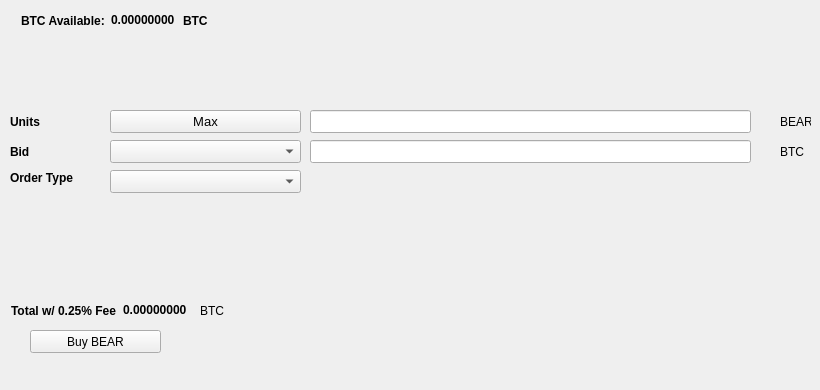
   <widget class="QWidget" name="BuyTab">
    <attribute name="title">
     <string>Buy</string>
    </attribute>
    <widget class="QPushButton" name="BuyBEAR">
     <property name="geometry">
      <rect>
       <x>30</x>
       <y>330</y>
       <width>131</width>
       <height>23</height>
      </rect>
     </property>
     <property name="text">
      <string>Buy BEAR</string>
     </property>
     <property name="icon">
      <iconset resource="../bear.qrc">
       <normaloff>:/icons/bitcoin</normaloff>:/icons/bitcoin</iconset>
     </property>
    </widget>
    <widget class="QLabel" name="label_3">
     <property name="geometry">
      <rect>
       <x>10</x>
       <y>110</y>
       <width>46</width>
       <height>23</height>
      </rect>
     </property>
     <property name="font">
      <font>
       <weight>75</weight>
       <bold>true</bold>
      </font>
     </property>
     <property name="text">
      <string>Units</string>
     </property>
    </widget>
    <widget class="QLineEdit" name="UnitsInput">
     <property name="geometry">
      <rect>
       <x>310</x>
       <y>110</y>
       <width>441</width>
       <height>23</height>
      </rect>
     </property>
     <property name="font">
      <font>
       <pointsize>9</pointsize>
       <weight>75</weight>
       <bold>true</bold>
      </font>
     </property>
    </widget>
    <widget class="QLineEdit" name="BuyBidPriceEdit">
     <property name="geometry">
      <rect>
       <x>310</x>
       <y>140</y>
       <width>441</width>
       <height>23</height>
      </rect>
     </property>
     <property name="font">
      <font>
       <pointsize>9</pointsize>
       <weight>75</weight>
       <bold>true</bold>
      </font>
     </property>
    </widget>
    <widget class="QLabel" name="label_4">
     <property name="geometry">
      <rect>
       <x>780</x>
       <y>110</y>
       <width>31</width>
       <height>23</height>
      </rect>
     </property>
     <property name="text">
      <string>BEAR</string>
     </property>
    </widget>
    <widget class="QLabel" name="label_5">
     <property name="geometry">
      <rect>
       <x>780</x>
       <y>140</y>
       <width>31</width>
       <height>23</height>
      </rect>
     </property>
     <property name="text">
      <string>BTC</string>
     </property>
    </widget>
    <widget class="QLabel" name="label_6">
     <property name="geometry">
      <rect>
       <x>10</x>
       <y>140</y>
       <width>46</width>
       <height>23</height>
      </rect>
     </property>
     <property name="font">
      <font>
       <weight>75</weight>
       <bold>true</bold>
      </font>
     </property>
     <property name="text">
      <string>Bid</string>
     </property>
    </widget>
    <widget class="QLabel" name="label_7">
     <property name="geometry">
      <rect>
       <x>10</x>
       <y>170</y>
       <width>91</width>
       <height>16</height>
      </rect>
     </property>
     <property name="font">
      <font>
       <weight>75</weight>
       <bold>true</bold>
      </font>
     </property>
     <property name="text">
      <string>Order Type</string>
     </property>
    </widget>
    <widget class="QPushButton" name="Buy_Max_Amount">
     <property name="geometry">
      <rect>
       <x>110</x>
       <y>110</y>
       <width>191</width>
       <height>23</height>
      </rect>
     </property>
     <property name="font">
      <font>
       <pointsize>10</pointsize>
      </font>
     </property>
     <property name="text">
      <string>Max</string>
     </property>
    </widget>
    <widget class="QComboBox" name="BuyBidcomboBox">
     <property name="geometry">
      <rect>
       <x>110</x>
       <y>140</y>
       <width>191</width>
       <height>23</height>
      </rect>
     </property>
     <property name="font">
      <font>
       <pointsize>10</pointsize>
      </font>
     </property>
    </widget>
    <widget class="QComboBox" name="buyOrdertypeCombo">
     <property name="geometry">
      <rect>
       <x>110</x>
       <y>170</y>
       <width>191</width>
       <height>23</height>
      </rect>
     </property>
     <property name="font">
      <font>
       <pointsize>10</pointsize>
      </font>
     </property>
    </widget>
    <widget class="QWidget" name="layoutWidget1">
     <property name="geometry">
      <rect>
       <x>21</x>
       <y>11</y>
       <width>227</width>
       <height>19</height>
      </rect>
     </property>
     <layout class="QHBoxLayout" name="horizontalLayout_3">
      <item>
       <widget class="QLabel" name="label232">
        <property name="font">
         <font>
          <weight>75</weight>
          <bold>true</bold>
         </font>
        </property>
        <property name="text">
         <string>BTC Available:</string>
        </property>
       </widget>
      </item>
      <item>
       <widget class="QLabel" name="BtcAvailableLbl">
        <property name="palette">
         <palette>
          <active>
           <colorrole role="WindowText">
            <brush brushstyle="SolidPattern">
             <color alpha="255">
              <red>0</red>
              <green>0</green>
              <blue>0</blue>
             </color>
            </brush>
           </colorrole>
           <colorrole role="Button">
            <brush brushstyle="SolidPattern">
             <color alpha="255">
              <red>0</red>
              <green>170</green>
              <blue>0</blue>
             </color>
            </brush>
           </colorrole>
           <colorrole role="Light">
            <brush brushstyle="SolidPattern">
             <color alpha="255">
              <red>0</red>
              <green>255</green>
              <blue>0</blue>
             </color>
            </brush>
           </colorrole>
           <colorrole role="Midlight">
            <brush brushstyle="SolidPattern">
             <color alpha="255">
              <red>0</red>
              <green>212</green>
              <blue>0</blue>
             </color>
            </brush>
           </colorrole>
           <colorrole role="Dark">
            <brush brushstyle="SolidPattern">
             <color alpha="255">
              <red>0</red>
              <green>85</green>
              <blue>0</blue>
             </color>
            </brush>
           </colorrole>
           <colorrole role="Mid">
            <brush brushstyle="SolidPattern">
             <color alpha="255">
              <red>0</red>
              <green>113</green>
              <blue>0</blue>
             </color>
            </brush>
           </colorrole>
           <colorrole role="Text">
            <brush brushstyle="SolidPattern">
             <color alpha="255">
              <red>0</red>
              <green>170</green>
              <blue>0</blue>
             </color>
            </brush>
           </colorrole>
           <colorrole role="BrightText">
            <brush brushstyle="SolidPattern">
             <color alpha="255">
              <red>255</red>
              <green>255</green>
              <blue>255</blue>
             </color>
            </brush>
           </colorrole>
           <colorrole role="ButtonText">
            <brush brushstyle="SolidPattern">
             <color alpha="255">
              <red>0</red>
              <green>0</green>
              <blue>0</blue>
             </color>
            </brush>
           </colorrole>
           <colorrole role="Base">
            <brush brushstyle="SolidPattern">
             <color alpha="255">
              <red>255</red>
              <green>255</green>
              <blue>255</blue>
             </color>
            </brush>
           </colorrole>
           <colorrole role="Window">
            <brush brushstyle="SolidPattern">
             <color alpha="255">
              <red>0</red>
              <green>170</green>
              <blue>0</blue>
             </color>
            </brush>
           </colorrole>
           <colorrole role="Shadow">
            <brush brushstyle="SolidPattern">
             <color alpha="255">
              <red>0</red>
              <green>0</green>
              <blue>0</blue>
             </color>
            </brush>
           </colorrole>
           <colorrole role="AlternateBase">
            <brush brushstyle="SolidPattern">
             <color alpha="255">
              <red>127</red>
              <green>212</green>
              <blue>127</blue>
             </color>
            </brush>
           </colorrole>
           <colorrole role="ToolTipBase">
            <brush brushstyle="SolidPattern">
             <color alpha="255">
              <red>255</red>
              <green>255</green>
              <blue>220</blue>
             </color>
            </brush>
           </colorrole>
           <colorrole role="ToolTipText">
            <brush brushstyle="SolidPattern">
             <color alpha="255">
              <red>0</red>
              <green>0</green>
              <blue>0</blue>
             </color>
            </brush>
           </colorrole>
          </active>
          <inactive>
           <colorrole role="WindowText">
            <brush brushstyle="SolidPattern">
             <color alpha="255">
              <red>0</red>
              <green>0</green>
              <blue>0</blue>
             </color>
            </brush>
           </colorrole>
           <colorrole role="Button">
            <brush brushstyle="SolidPattern">
             <color alpha="255">
              <red>0</red>
              <green>170</green>
              <blue>0</blue>
             </color>
            </brush>
           </colorrole>
           <colorrole role="Light">
            <brush brushstyle="SolidPattern">
             <color alpha="255">
              <red>0</red>
              <green>255</green>
              <blue>0</blue>
             </color>
            </brush>
           </colorrole>
           <colorrole role="Midlight">
            <brush brushstyle="SolidPattern">
             <color alpha="255">
              <red>0</red>
              <green>212</green>
              <blue>0</blue>
             </color>
            </brush>
           </colorrole>
           <colorrole role="Dark">
            <brush brushstyle="SolidPattern">
             <color alpha="255">
              <red>0</red>
              <green>85</green>
              <blue>0</blue>
             </color>
            </brush>
           </colorrole>
           <colorrole role="Mid">
            <brush brushstyle="SolidPattern">
             <color alpha="255">
              <red>0</red>
              <green>113</green>
              <blue>0</blue>
             </color>
            </brush>
           </colorrole>
           <colorrole role="Text">
            <brush brushstyle="SolidPattern">
             <color alpha="255">
              <red>0</red>
              <green>170</green>
              <blue>0</blue>
             </color>
            </brush>
           </colorrole>
           <colorrole role="BrightText">
            <brush brushstyle="SolidPattern">
             <color alpha="255">
              <red>255</red>
              <green>255</green>
              <blue>255</blue>
             </color>
            </brush>
           </colorrole>
           <colorrole role="ButtonText">
            <brush brushstyle="SolidPattern">
             <color alpha="255">
              <red>0</red>
              <green>0</green>
              <blue>0</blue>
             </color>
            </brush>
           </colorrole>
           <colorrole role="Base">
            <brush brushstyle="SolidPattern">
             <color alpha="255">
              <red>255</red>
              <green>255</green>
              <blue>255</blue>
             </color>
            </brush>
           </colorrole>
           <colorrole role="Window">
            <brush brushstyle="SolidPattern">
             <color alpha="255">
              <red>0</red>
              <green>170</green>
              <blue>0</blue>
             </color>
            </brush>
           </colorrole>
           <colorrole role="Shadow">
            <brush brushstyle="SolidPattern">
             <color alpha="255">
              <red>0</red>
              <green>0</green>
              <blue>0</blue>
             </color>
            </brush>
           </colorrole>
           <colorrole role="AlternateBase">
            <brush brushstyle="SolidPattern">
             <color alpha="255">
              <red>127</red>
              <green>212</green>
              <blue>127</blue>
             </color>
            </brush>
           </colorrole>
           <colorrole role="ToolTipBase">
            <brush brushstyle="SolidPattern">
             <color alpha="255">
              <red>255</red>
              <green>255</green>
              <blue>220</blue>
             </color>
            </brush>
           </colorrole>
           <colorrole role="ToolTipText">
            <brush brushstyle="SolidPattern">
             <color alpha="255">
              <red>0</red>
              <green>0</green>
              <blue>0</blue>
             </color>
            </brush>
           </colorrole>
          </inactive>
          <disabled>
           <colorrole role="WindowText">
            <brush brushstyle="SolidPattern">
             <color alpha="255">
              <red>0</red>
              <green>85</green>
              <blue>0</blue>
             </color>
            </brush>
           </colorrole>
           <colorrole role="Button">
            <brush brushstyle="SolidPattern">
             <color alpha="255">
              <red>0</red>
              <green>170</green>
              <blue>0</blue>
             </color>
            </brush>
           </colorrole>
           <colorrole role="Light">
            <brush brushstyle="SolidPattern">
             <color alpha="255">
              <red>0</red>
              <green>255</green>
              <blue>0</blue>
             </color>
            </brush>
           </colorrole>
           <colorrole role="Midlight">
            <brush brushstyle="SolidPattern">
             <color alpha="255">
              <red>0</red>
              <green>212</green>
              <blue>0</blue>
             </color>
            </brush>
           </colorrole>
           <colorrole role="Dark">
            <brush brushstyle="SolidPattern">
             <color alpha="255">
              <red>0</red>
              <green>85</green>
              <blue>0</blue>
             </color>
            </brush>
           </colorrole>
           <colorrole role="Mid">
            <brush brushstyle="SolidPattern">
             <color alpha="255">
              <red>0</red>
              <green>113</green>
              <blue>0</blue>
             </color>
            </brush>
           </colorrole>
           <colorrole role="Text">
            <brush brushstyle="SolidPattern">
             <color alpha="255">
              <red>0</red>
              <green>85</green>
              <blue>0</blue>
             </color>
            </brush>
           </colorrole>
           <colorrole role="BrightText">
            <brush brushstyle="SolidPattern">
             <color alpha="255">
              <red>255</red>
              <green>255</green>
              <blue>255</blue>
             </color>
            </brush>
           </colorrole>
           <colorrole role="ButtonText">
            <brush brushstyle="SolidPattern">
             <color alpha="255">
              <red>0</red>
              <green>85</green>
              <blue>0</blue>
             </color>
            </brush>
           </colorrole>
           <colorrole role="Base">
            <brush brushstyle="SolidPattern">
             <color alpha="255">
              <red>0</red>
              <green>170</green>
              <blue>0</blue>
             </color>
            </brush>
           </colorrole>
           <colorrole role="Window">
            <brush brushstyle="SolidPattern">
             <color alpha="255">
              <red>0</red>
              <green>170</green>
              <blue>0</blue>
             </color>
            </brush>
           </colorrole>
           <colorrole role="Shadow">
            <brush brushstyle="SolidPattern">
             <color alpha="255">
              <red>0</red>
              <green>0</green>
              <blue>0</blue>
             </color>
            </brush>
           </colorrole>
           <colorrole role="AlternateBase">
            <brush brushstyle="SolidPattern">
             <color alpha="255">
              <red>0</red>
              <green>170</green>
              <blue>0</blue>
             </color>
            </brush>
           </colorrole>
           <colorrole role="ToolTipBase">
            <brush brushstyle="SolidPattern">
             <color alpha="255">
              <red>255</red>
              <green>255</green>
              <blue>220</blue>
             </color>
            </brush>
           </colorrole>
           <colorrole role="ToolTipText">
            <brush brushstyle="SolidPattern">
             <color alpha="255">
              <red>0</red>
              <green>0</green>
              <blue>0</blue>
             </color>
            </brush>
           </colorrole>
          </disabled>
         </palette>
        </property>
        <property name="font">
         <font>
          <weight>75</weight>
          <bold>true</bold>
         </font>
        </property>
        <property name="text">
         <string>0.00000000</string>
        </property>
        <property name="textInteractionFlags">
         <set>Qt::LinksAccessibleByMouse|Qt::TextSelectableByKeyboard|Qt::TextSelectableByMouse</set>
        </property>
       </widget>
      </item>
      <item>
       <widget class="QLabel" name="BtcAvailableLbl_2">
        <property name="font">
         <font>
          <weight>75</weight>
          <bold>true</bold>
         </font>
        </property>
        <property name="text">
         <string>BTC</string>
        </property>
       </widget>
      </item>
     </layout>
    </widget>
    <widget class="QWidget" name="layoutWidge2">
     <property name="geometry">
      <rect>
       <x>11</x>
       <y>301</y>
       <width>259</width>
       <height>19</height>
      </rect>
     </property>
     <layout class="QHBoxLayout" name="horizontalLayout_4">
      <item>
       <widget class="QLabel" name="label_9">
        <property name="font">
         <font>
          <weight>75</weight>
          <bold>true</bold>
         </font>
        </property>
        <property name="text">
         <string>Total w/ 0.25% Fee</string>
        </property>
       </widget>
      </item>
      <item>
       <widget class="QLabel" name="BuyCostLabel">
        <property name="palette">
         <palette>
          <active>
           <colorrole role="WindowText">
            <brush brushstyle="SolidPattern">
             <color alpha="255">
              <red>0</red>
              <green>0</green>
              <blue>0</blue>
             </color>
            </brush>
           </colorrole>
           <colorrole role="Button">
            <brush brushstyle="SolidPattern">
             <color alpha="255">
              <red>0</red>
              <green>170</green>
              <blue>0</blue>
             </color>
            </brush>
           </colorrole>
           <colorrole role="Light">
            <brush brushstyle="SolidPattern">
             <color alpha="255">
              <red>0</red>
              <green>255</green>
              <blue>0</blue>
             </color>
            </brush>
           </colorrole>
           <colorrole role="Midlight">
            <brush brushstyle="SolidPattern">
             <color alpha="255">
              <red>0</red>
              <green>212</green>
              <blue>0</blue>
             </color>
            </brush>
           </colorrole>
           <colorrole role="Dark">
            <brush brushstyle="SolidPattern">
             <color alpha="255">
              <red>0</red>
              <green>85</green>
              <blue>0</blue>
             </color>
            </brush>
           </colorrole>
           <colorrole role="Mid">
            <brush brushstyle="SolidPattern">
             <color alpha="255">
              <red>0</red>
              <green>113</green>
              <blue>0</blue>
             </color>
            </brush>
           </colorrole>
           <colorrole role="Text">
            <brush brushstyle="SolidPattern">
             <color alpha="255">
              <red>0</red>
              <green>170</green>
              <blue>0</blue>
             </color>
            </brush>
           </colorrole>
           <colorrole role="BrightText">
            <brush brushstyle="SolidPattern">
             <color alpha="255">
              <red>255</red>
              <green>255</green>
              <blue>255</blue>
             </color>
            </brush>
           </colorrole>
           <colorrole role="ButtonText">
            <brush brushstyle="SolidPattern">
             <color alpha="255">
              <red>0</red>
              <green>0</green>
              <blue>0</blue>
             </color>
            </brush>
           </colorrole>
           <colorrole role="Base">
            <brush brushstyle="SolidPattern">
             <color alpha="255">
              <red>255</red>
              <green>255</green>
              <blue>255</blue>
             </color>
            </brush>
           </colorrole>
           <colorrole role="Window">
            <brush brushstyle="SolidPattern">
             <color alpha="255">
              <red>0</red>
              <green>170</green>
              <blue>0</blue>
             </color>
            </brush>
           </colorrole>
           <colorrole role="Shadow">
            <brush brushstyle="SolidPattern">
             <color alpha="255">
              <red>0</red>
              <green>0</green>
              <blue>0</blue>
             </color>
            </brush>
           </colorrole>
           <colorrole role="AlternateBase">
            <brush brushstyle="SolidPattern">
             <color alpha="255">
              <red>127</red>
              <green>212</green>
              <blue>127</blue>
             </color>
            </brush>
           </colorrole>
           <colorrole role="ToolTipBase">
            <brush brushstyle="SolidPattern">
             <color alpha="255">
              <red>255</red>
              <green>255</green>
              <blue>220</blue>
             </color>
            </brush>
           </colorrole>
           <colorrole role="ToolTipText">
            <brush brushstyle="SolidPattern">
             <color alpha="255">
              <red>0</red>
              <green>0</green>
              <blue>0</blue>
             </color>
            </brush>
           </colorrole>
          </active>
          <inactive>
           <colorrole role="WindowText">
            <brush brushstyle="SolidPattern">
             <color alpha="255">
              <red>0</red>
              <green>0</green>
              <blue>0</blue>
             </color>
            </brush>
           </colorrole>
           <colorrole role="Button">
            <brush brushstyle="SolidPattern">
             <color alpha="255">
              <red>0</red>
              <green>170</green>
              <blue>0</blue>
             </color>
            </brush>
           </colorrole>
           <colorrole role="Light">
            <brush brushstyle="SolidPattern">
             <color alpha="255">
              <red>0</red>
              <green>255</green>
              <blue>0</blue>
             </color>
            </brush>
           </colorrole>
           <colorrole role="Midlight">
            <brush brushstyle="SolidPattern">
             <color alpha="255">
              <red>0</red>
              <green>212</green>
              <blue>0</blue>
             </color>
            </brush>
           </colorrole>
           <colorrole role="Dark">
            <brush brushstyle="SolidPattern">
             <color alpha="255">
              <red>0</red>
              <green>85</green>
              <blue>0</blue>
             </color>
            </brush>
           </colorrole>
           <colorrole role="Mid">
            <brush brushstyle="SolidPattern">
             <color alpha="255">
              <red>0</red>
              <green>113</green>
              <blue>0</blue>
             </color>
            </brush>
           </colorrole>
           <colorrole role="Text">
            <brush brushstyle="SolidPattern">
             <color alpha="255">
              <red>0</red>
              <green>170</green>
              <blue>0</blue>
             </color>
            </brush>
           </colorrole>
           <colorrole role="BrightText">
            <brush brushstyle="SolidPattern">
             <color alpha="255">
              <red>255</red>
              <green>255</green>
              <blue>255</blue>
             </color>
            </brush>
           </colorrole>
           <colorrole role="ButtonText">
            <brush brushstyle="SolidPattern">
             <color alpha="255">
              <red>0</red>
              <green>0</green>
              <blue>0</blue>
             </color>
            </brush>
           </colorrole>
           <colorrole role="Base">
            <brush brushstyle="SolidPattern">
             <color alpha="255">
              <red>255</red>
              <green>255</green>
              <blue>255</blue>
             </color>
            </brush>
           </colorrole>
           <colorrole role="Window">
            <brush brushstyle="SolidPattern">
             <color alpha="255">
              <red>0</red>
              <green>170</green>
              <blue>0</blue>
             </color>
            </brush>
           </colorrole>
           <colorrole role="Shadow">
            <brush brushstyle="SolidPattern">
             <color alpha="255">
              <red>0</red>
              <green>0</green>
              <blue>0</blue>
             </color>
            </brush>
           </colorrole>
           <colorrole role="AlternateBase">
            <brush brushstyle="SolidPattern">
             <color alpha="255">
              <red>127</red>
              <green>212</green>
              <blue>127</blue>
             </color>
            </brush>
           </colorrole>
           <colorrole role="ToolTipBase">
            <brush brushstyle="SolidPattern">
             <color alpha="255">
              <red>255</red>
              <green>255</green>
              <blue>220</blue>
             </color>
            </brush>
           </colorrole>
           <colorrole role="ToolTipText">
            <brush brushstyle="SolidPattern">
             <color alpha="255">
              <red>0</red>
              <green>0</green>
              <blue>0</blue>
             </color>
            </brush>
           </colorrole>
          </inactive>
          <disabled>
           <colorrole role="WindowText">
            <brush brushstyle="SolidPattern">
             <color alpha="255">
              <red>0</red>
              <green>85</green>
              <blue>0</blue>
             </color>
            </brush>
           </colorrole>
           <colorrole role="Button">
            <brush brushstyle="SolidPattern">
             <color alpha="255">
              <red>0</red>
              <green>170</green>
              <blue>0</blue>
             </color>
            </brush>
           </colorrole>
           <colorrole role="Light">
            <brush brushstyle="SolidPattern">
             <color alpha="255">
              <red>0</red>
              <green>255</green>
              <blue>0</blue>
             </color>
            </brush>
           </colorrole>
           <colorrole role="Midlight">
            <brush brushstyle="SolidPattern">
             <color alpha="255">
              <red>0</red>
              <green>212</green>
              <blue>0</blue>
             </color>
            </brush>
           </colorrole>
           <colorrole role="Dark">
            <brush brushstyle="SolidPattern">
             <color alpha="255">
              <red>0</red>
              <green>85</green>
              <blue>0</blue>
             </color>
            </brush>
           </colorrole>
           <colorrole role="Mid">
            <brush brushstyle="SolidPattern">
             <color alpha="255">
              <red>0</red>
              <green>113</green>
              <blue>0</blue>
             </color>
            </brush>
           </colorrole>
           <colorrole role="Text">
            <brush brushstyle="SolidPattern">
             <color alpha="255">
              <red>0</red>
              <green>85</green>
              <blue>0</blue>
             </color>
            </brush>
           </colorrole>
           <colorrole role="BrightText">
            <brush brushstyle="SolidPattern">
             <color alpha="255">
              <red>255</red>
              <green>255</green>
              <blue>255</blue>
             </color>
            </brush>
           </colorrole>
           <colorrole role="ButtonText">
            <brush brushstyle="SolidPattern">
             <color alpha="255">
              <red>0</red>
              <green>85</green>
              <blue>0</blue>
             </color>
            </brush>
           </colorrole>
           <colorrole role="Base">
            <brush brushstyle="SolidPattern">
             <color alpha="255">
              <red>0</red>
              <green>170</green>
              <blue>0</blue>
             </color>
            </brush>
           </colorrole>
           <colorrole role="Window">
            <brush brushstyle="SolidPattern">
             <color alpha="255">
              <red>0</red>
              <green>170</green>
              <blue>0</blue>
             </color>
            </brush>
           </colorrole>
           <colorrole role="Shadow">
            <brush brushstyle="SolidPattern">
             <color alpha="255">
              <red>0</red>
              <green>0</green>
              <blue>0</blue>
             </color>
            </brush>
           </colorrole>
           <colorrole role="AlternateBase">
            <brush brushstyle="SolidPattern">
             <color alpha="255">
              <red>0</red>
              <green>170</green>
              <blue>0</blue>
             </color>
            </brush>
           </colorrole>
           <colorrole role="ToolTipBase">
            <brush brushstyle="SolidPattern">
             <color alpha="255">
              <red>255</red>
              <green>255</green>
              <blue>220</blue>
             </color>
            </brush>
           </colorrole>
           <colorrole role="ToolTipText">
            <brush brushstyle="SolidPattern">
             <color alpha="255">
              <red>0</red>
              <green>0</green>
              <blue>0</blue>
             </color>
            </brush>
           </colorrole>
          </disabled>
         </palette>
        </property>
        <property name="font">
         <font>
          <weight>75</weight>
          <bold>true</bold>
         </font>
        </property>
        <property name="autoFillBackground">
         <bool>false</bool>
        </property>
        <property name="text">
         <string>0.00000000</string>
        </property>
        <property name="textInteractionFlags">
         <set>Qt::LinksAccessibleByMouse|Qt::TextSelectableByMouse</set>
        </property>
       </widget>
      </item>
      <item>
       <widget class="QLabel" name="label_10">
        <property name="font">
         <font>
          <weight>50</weight>
          <bold>false</bold>
         </font>
        </property>
        <property name="text">
         <string>BTC</string>
        </property>
       </widget>
      </item>
     </layout>
    </widget>
    <widget class="QLabel" name="label_24">
     <property name="geometry">
      <rect>
       <x>460</x>
       <y>300</y>
       <width>281</width>
       <height>81</height>
      </rect>
     </property>
     <property name="text">
      <string/>
     </property>
     <property name="pixmap">
      <pixmap>:/images/bittrex</pixmap>
     </property>
    </widget>
   </widget>
